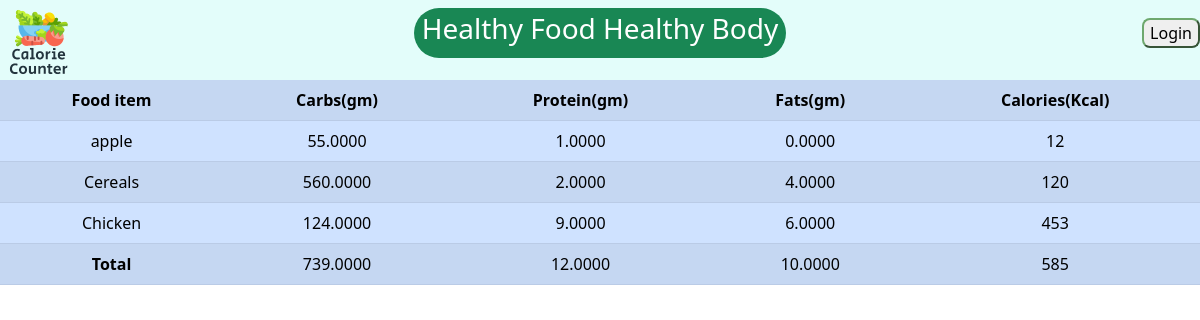
The app's page /details/, older data.
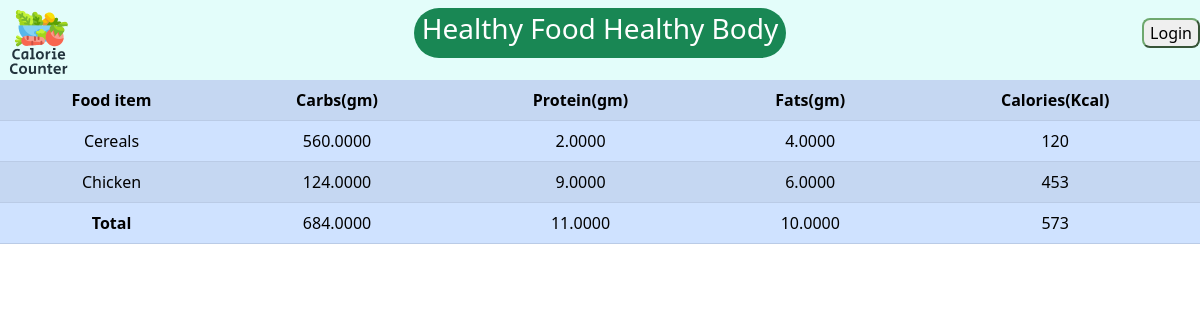
The same page, newer data.
### base/models.py (models this page shows, shortened)
class AddFood(models.Model):
    name_of_food = models.CharField(max_length=150)
    calorie = models.IntegerField()
    protein = models.DecimalField(max_digits=20,decimal_places=4)
    fats = models.DecimalField(max_digits=20,decimal_places=4)
    carbs = models.DecimalField(max_digits=20,decimal_places=4)

### base/views.py (the view)
# urls.py: path("details/", views.details, name="details"),
def details(request):
    food_details = AddFood.objects.all()
    calories_consumed = []
    protein_consumed = []
    fats_consumed = []
    carbs_consumed = []
    for calories in food_details:
        calories_consumed.append(calories.calorie)   # add calories value in list
        protein_consumed.append(calories.protein)   # add protein value in list
        fats_consumed.append(calories.fats)         # add fats value in list
        carbs_consumed.append(calories.carbs)        # add carbs value in list
    total_calories,total_protein,total_fats,total_carbs = 0,0,0,0
    for c,p,f,b in zip(calories_consumed, protein_consumed,fats_consumed,carbs_consumed):
        total_calories += c
        total_protein += p
        total_fats += f
        total_carbs += b
    context = {
        'food_details': food_details,
        'total_calories': total_calories,
        'total_protein': total_protein,
        'total_fats': total_fats,
        'total_carbs': total_carbs,
    }
    return render(request, 'base/details.html', context)

### base/templates/base/details.html
{% extends 'base/navbar.html' %}
{% block content %}
<table id="table" class="table table-striped table-primary">
  <tr class="bg-info text-white">
      <th style="text-align:center">Food item</th>
      <th style="text-align:center">Carbs(gm)</th>
      <th style="text-align:center">Protein(gm)</th>
      <th style="text-align:center">Fats(gm)</th>
      <th style="text-align:center">Calories(Kcal)</th>
  </tr>
  {% for food in food_details %}
  <tr>
      <td style="text-align:center">{{food.name_of_food}}</td>
      <td style="text-align:center">{{food.carbs}}</td>
      <td style="text-align:center">{{food.protein}}</td>
      <td style="text-align:center">{{food.fats}}</td>
      <td style="text-align:center">{{food.calorie}}</td>
  </tr>
  {% endfor %}
  <tr class="bg-info text-black">
      <td style="text-align:center" id="name"><b>Total</b></td>
      <td style="text-align:center" id="totalCarbs"><b></b>{{total_carbs}}</td>
      <td style="text-align:center" id="totalProtien"><b></b>{{total_protein}}</td>
      <td style="text-align:center" id="totalFats"><b></b>{{total_fats}}</td>
      <td style="text-align:center" id="totalCalories"><b></b>{{total_calories}}</td>
  </tr>
</table>
{% endblock content %}

### base/templates/base/navbar.html (shortened to what this page needs)
<!doctype html>
{% load static %}
<html>
<head>
    <link rel="stylesheet" type="text/css" href="{% static 'base/css/main.css' %}">
    <link href="https://cdn.jsdelivr.net/npm/bootstrap@5.2.0-beta1/dist/css/bootstrap.min.css" rel="stylesheet">
</head>
<body >
    <nav class="navbar" style="background-color:#e3fdfa; height:80px ;">
      <div class="container-fluid justify-content-center">
        <span class="badge rounded-pill text-bg-success"><h3>Healthy Food Healthy Body</h3></span>
      </div>
      <div class="logo">
        <a class="navbar-brand" href="{% url 'home' %}">
          <img src="{% static 'base/images/logo.png'%}" alt="Logo" width="100" height="100" class="d-inline-block align-text-top">
        </a>
      </div>
      <div class="login">
            {% if user.is_authenticated %}
            <h4>Hi, {{user.username}}</h4>
            <a href="{% url 'logout' %}"><button class="button">Logout</button></a>
            {% else %}
            <a href="{% url 'loginpage' %}"><button class="button">Login</button></a>
            {% endif %}
      </div>
    </nav>
    {% block content %}
    {% endblock content %}
</body>
</html>

### base/static/base/css/main.css (style rules this page uses)
.logo { display: flex; left: 10px; top: 10px; margin: -80px 0 0 -10px; }
.login { display: inline; top: 10px; right: 20px; margin: -80px 0 0 -10px; }
.button { transition-duration: 0.4s; border-radius: 8px; border-color: rgb(110, 168, 110); }

Row changes from the older to the newer data that the page shows:
removed AddFood: name_of_food "apple", carbs "55.0000", protein "1.0000", fats "0.0000", calorie "12"
Text that changed along with them:
{{ total_carbs }}: "739.0000" → "684.0000"
{{ total_protein }}: "12.0000" → "11.0000"
{{ total_calories }}: "585" → "573"
